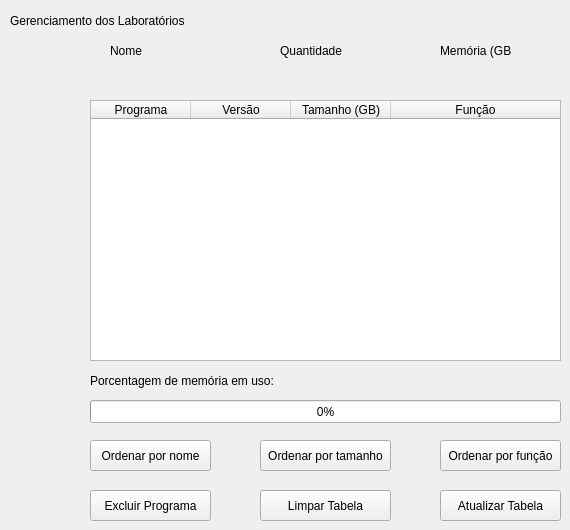
    <widget class="QWidget" name="tab_2">
     <attribute name="title">
      <string>Gerenciamento</string>
     </attribute>
     <widget class="QLabel" name="label_12">
      <property name="geometry">
       <rect>
        <x>10</x>
        <y>10</y>
        <width>231</width>
        <height>21</height>
       </rect>
      </property>
      <property name="text">
       <string>Gerenciamento dos Laboratórios</string>
      </property>
     </widget>
     <widget class="QTableWidget" name="tabela2">
      <property name="geometry">
       <rect>
        <x>90</x>
        <y>100</y>
        <width>471</width>
        <height>261</height>
       </rect>
      </property>
      <attribute name="horizontalHeaderStretchLastSection">
       <bool>true</bool>
      </attribute>
      <column>
       <property name="text">
        <string>Programa</string>
       </property>
      </column>
      <column>
       <property name="text">
        <string>Versão</string>
       </property>
      </column>
      <column>
       <property name="text">
        <string>Tamanho (GB)</string>
       </property>
      </column>
      <column>
       <property name="text">
        <string>Função</string>
       </property>
      </column>
     </widget>
     <widget class="QLabel" name="label_13">
      <property name="geometry">
       <rect>
        <x>110</x>
        <y>40</y>
        <width>61</width>
        <height>21</height>
       </rect>
      </property>
      <property name="text">
       <string>Nome</string>
      </property>
     </widget>
     <widget class="QLabel" name="label_14">
      <property name="geometry">
       <rect>
        <x>440</x>
        <y>40</y>
        <width>71</width>
        <height>21</height>
       </rect>
      </property>
      <property name="text">
       <string>Memória (GBs)</string>
      </property>
     </widget>
     <widget class="QLabel" name="label_15">
      <property name="geometry">
       <rect>
        <x>280</x>
        <y>40</y>
        <width>91</width>
        <height>21</height>
       </rect>
      </property>
      <property name="text">
       <string>Quantidade</string>
      </property>
     </widget>
     <widget class="QLabel" name="label_16">
      <property name="geometry">
       <rect>
        <x>110</x>
        <y>70</y>
        <width>71</width>
        <height>21</height>
       </rect>
      </property>
      <property name="font">
       <font>
        <weight>75</weight>
        <italic>false</italic>
        <bold>true</bold>
        <underline>false</underline>
        <strikeout>false</strikeout>
        <kerning>true</kerning>
       </font>
      </property>
      <property name="text">
       <string/>
      </property>
     </widget>
     <widget class="QLabel" name="label_17">
      <property name="geometry">
       <rect>
        <x>280</x>
        <y>70</y>
        <width>71</width>
        <height>21</height>
       </rect>
      </property>
      <property name="font">
       <font>
        <weight>75</weight>
        <bold>true</bold>
       </font>
      </property>
      <property name="text">
       <string/>
      </property>
     </widget>
     <widget class="QLabel" name="label_18">
      <property name="geometry">
       <rect>
        <x>440</x>
        <y>70</y>
        <width>91</width>
        <height>21</height>
       </rect>
      </property>
      <property name="font">
       <font>
        <weight>75</weight>
        <bold>true</bold>
       </font>
      </property>
      <property name="text">
       <string/>
      </property>
     </widget>
     <widget class="QPushButton" name="btnOrdenarNome">
      <property name="geometry">
       <rect>
        <x>90</x>
        <y>440</y>
        <width>121</width>
        <height>31</height>
       </rect>
      </property>
      <property name="text">
       <string>Ordenar por nome</string>
      </property>
     </widget>
     <widget class="QPushButton" name="btnOrdenarTamanho">
      <property name="geometry">
       <rect>
        <x>260</x>
        <y>440</y>
        <width>131</width>
        <height>31</height>
       </rect>
      </property>
      <property name="text">
       <string>Ordenar por tamanho</string>
      </property>
     </widget>
     <widget class="QPushButton" name="btnOrdenarFuncao">
      <property name="geometry">
       <rect>
        <x>440</x>
        <y>440</y>
        <width>121</width>
        <height>31</height>
       </rect>
      </property>
      <property name="text">
       <string>Ordenar por função</string>
      </property>
     </widget>
     <widget class="QPushButton" name="btnExcluirProg">
      <property name="geometry">
       <rect>
        <x>90</x>
        <y>490</y>
        <width>121</width>
        <height>31</height>
       </rect>
      </property>
      <property name="text">
       <string>Excluir Programa</string>
      </property>
     </widget>
     <widget class="QPushButton" name="btnLimparTab">
      <property name="geometry">
       <rect>
        <x>260</x>
        <y>490</y>
        <width>131</width>
        <height>31</height>
       </rect>
      </property>
      <property name="text">
       <string>Limpar Tabela</string>
      </property>
     </widget>
     <widget class="QPushButton" name="btnAtualizarTab">
      <property name="geometry">
       <rect>
        <x>440</x>
        <y>490</y>
        <width>121</width>
        <height>31</height>
       </rect>
      </property>
      <property name="text">
       <string>Atualizar Tabela</string>
      </property>
     </widget>
     <widget class="QProgressBar" name="progressBar_2">
      <property name="geometry">
       <rect>
        <x>90</x>
        <y>400</y>
        <width>471</width>
        <height>23</height>
       </rect>
      </property>
      <property name="value">
       <number>0</number>
      </property>
     </widget>
     <widget class="QLabel" name="label_25">
      <property name="geometry">
       <rect>
        <x>90</x>
        <y>370</y>
        <width>231</width>
        <height>21</height>
       </rect>
      </property>
      <property name="text">
       <string>Porcentagem de memória em uso:</string>
      </property>
     </widget>
    </widget>
